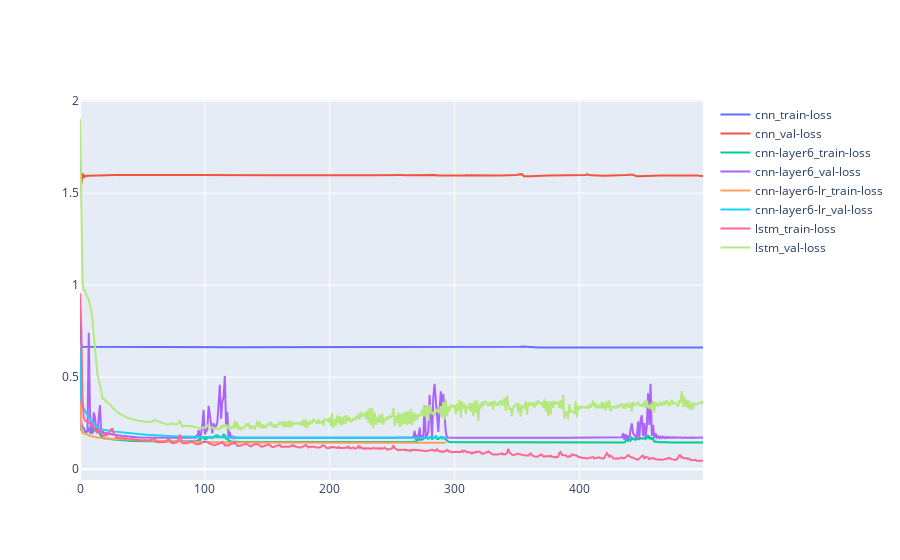

The notebook cell saved with this chart:
### Code cell
plot_loss([loss_cnn, loss_cnn_layer6, loss_cnn_layer6_lr, loss_lstm], ['cnn', 'cnn-layer6', 'cnn-layer6-lr', 'lstm'])

### Figure 1 — Plotly figure (JSON) as saved in the notebook; plotly's stock layout.template omitted (floating-point values rounded to 4 significant figures; data arrays with more than 128 entries replaced by an {"elided": "..."} marker saying what was removed)
{"data": [{"name": "cnn_train-loss", "type": "scatter", "y": {"elided": "500 float values"}}, {"name": "cnn_val-loss", "type": "scatter", "y": {"elided": "500 float values"}}, {"name": "cnn-layer6_train-loss", "type": "scatter", "y": {"elided": "500 float values"}}, {"name": "cnn-layer6_val-loss", "type": "scatter", "y": {"elided": "500 float values"}}, {"name": "cnn-layer6-lr_train-loss", "type": "scatter", "y": {"elided": "294 float values"}}, {"name": "cnn-layer6-lr_val-loss", "type": "scatter", "y": {"elided": "294 float values"}}, {"name": "lstm_train-loss", "type": "scatter", "y": {"elided": "500 float values"}}, {"name": "lstm_val-loss", "type": "scatter", "y": {"elided": "500 float values"}}], "layout": {}}
